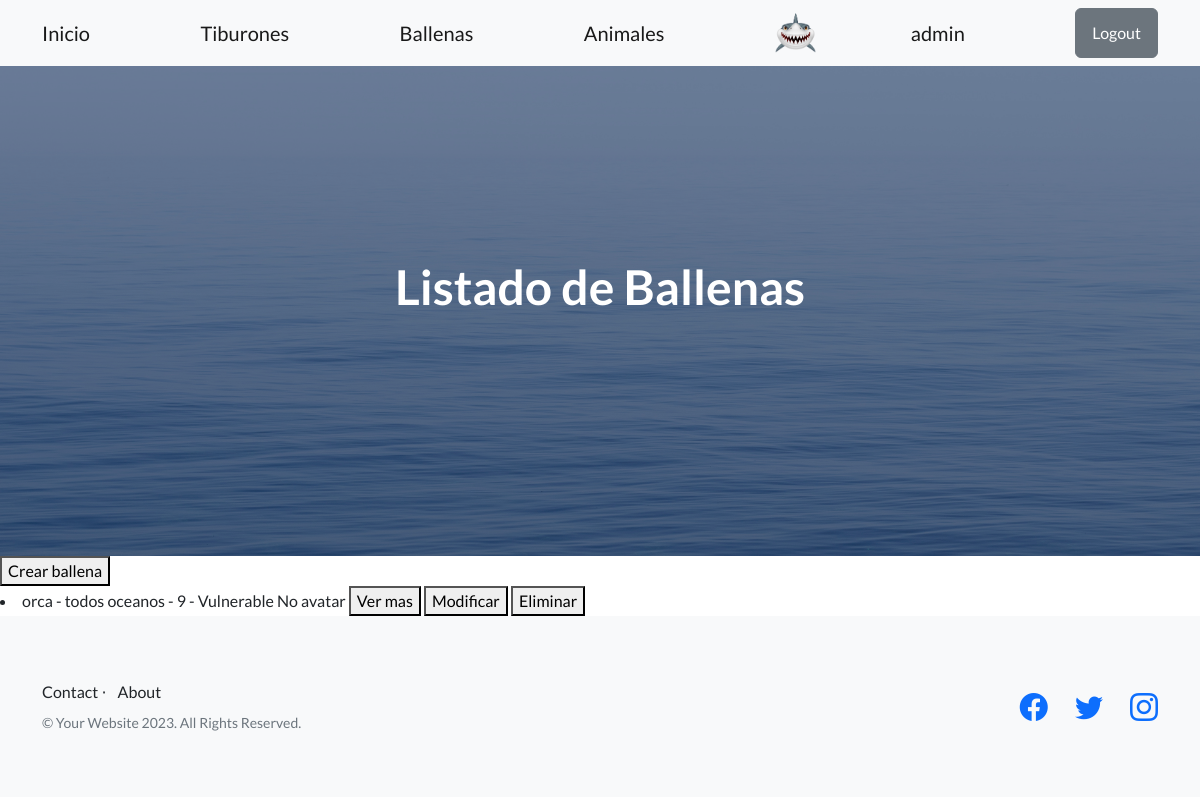
Page /ballenas/ (signed in) on the earlier database version.
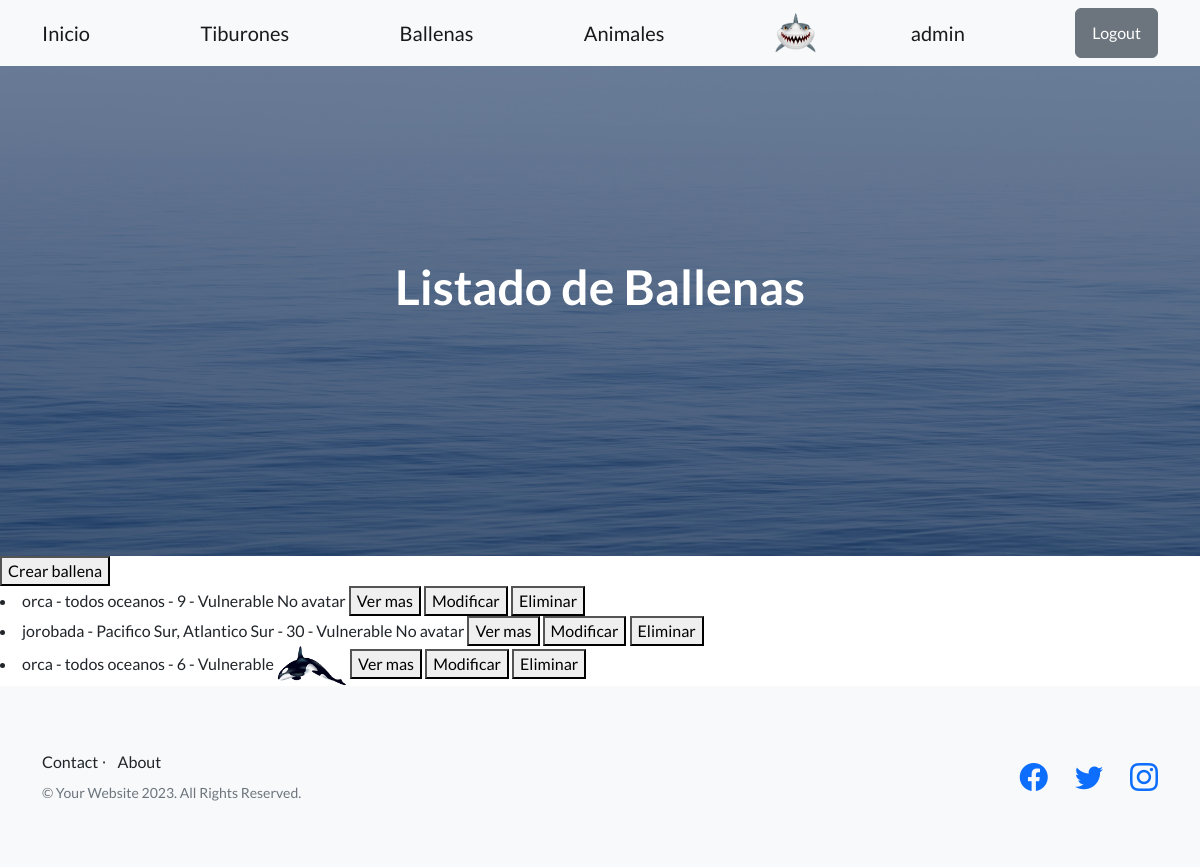
Same page on the later database version.
### inicio/models.py (models this page shows, shortened)
class Ballena(models.Model):
    tipo = models.CharField(max_length=30)
    habitat = models.CharField(max_length=30)
    tomaño = models.IntegerField()
    status = models.CharField(max_length=10)
    descripcion = models.TextField(null=True)
    avatar = models.ImageField(upload_to='inicio/static/assets', null=True, blank=True) # agregue el campo avatar

### inicio/views.py (the view)
# urls.py: path('ballenas/', views.ListarBallenas.as_view() , name='listar_ballenas'),
class ListarBallenas(ListView):
    model = Ballena
    template_name = "inicio/CBV/listar_ballenas_CBV.html"
    context_object_name = 'ballenas'

### inicio/templates/inicio/CBV/listar_ballenas_CBV.html (shortened to what this page needs)
{% extends 'base.html' %}
{% block h1_header %}
Listado de Ballenas
{% endblock h1_header %}
{% block contenido %}
<button>
    <a class="navbar-brand" href= {% url 'crear_ballena' %}>Crear ballena </a>
</button>
{% if ballenas %}
{% for ballena in ballenas  %}
<li>
    {{ ballena.tipo }} - {{ ballena.habitat }} - {{ ballena.tomaño}} - {{ ballena.status }}
    {% if ballena.avatar %}
    <img src="{{ ballena.avatar.url }}" alt="{{ ballena.tipo }}" height="40px">
    {% else %}
    No avatar
    {% endif %}
    <button>
        <a class="navbar-brand" href="{% url 'mostrar_ballena' ballena.id %}">Ver mas</a>
    </button>
    <button>
        <a class="navbar-brand" href="{% url 'modificar_ballena' ballena.id %}">Modificar</a>
    </button>
    <button>
        <a class="navbar-brand" href="{% url 'eliminar_ballena' ballena.id %}">Eliminar</a>
    </button>
</li>
{% endfor %}
{% endif %}
{% endblock contenido %}

Differences in the rows shown:
added Ballena: tipo "jorobada", habitat "Pacifico Sur, Atlantico Sur", tomaño "30", status "Vulnerable", avatar "No avatar"
added Ballena: tipo "orca", habitat "todos oceanos", tomaño "6", status "Vulnerable", avatar (picture)
